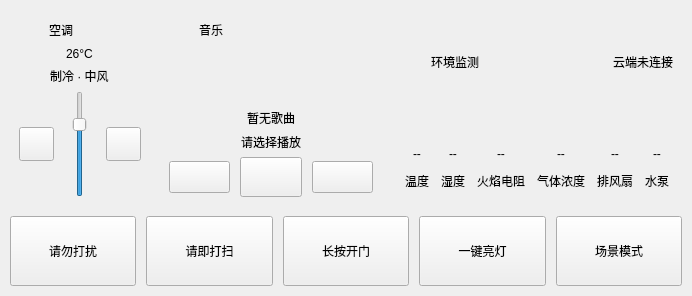
        <widget class="QWidget" name="pageRoom">
         <layout class="QVBoxLayout" name="pageRoomLayout">
          <property name="spacing"><number>10</number></property>
          <property name="leftMargin"><number>10</number></property>
          <property name="topMargin"><number>10</number></property>
          <property name="rightMargin"><number>10</number></property>
          <property name="bottomMargin"><number>10</number></property>
          <item>
           <layout class="QHBoxLayout" name="roomRow1">
            <property name="spacing"><number>10</number></property>
            <item>
             <widget class="QFrame" name="acCard">
              <property name="objectName"><string>panelCard</string></property>
              <property name="minimumSize"><size><width>140</width><height>0</height></size></property>
              <property name="maximumSize"><size><width>140</width><height>16777215</height></size></property>
              <layout class="QVBoxLayout" name="acCardLayout">
               <property name="spacing"><number>6</number></property>
               <item>
                <layout class="QHBoxLayout" name="acTitleRow">
                 <property name="spacing"><number>8</number></property>
                 <item>
                  <widget class="QLabel" name="acTitleIcon">
                   <property name="objectName"><string>sectionIcon</string></property>
                   <property name="minimumSize"><size><width>22</width><height>22</height></size></property>
                   <property name="maximumSize"><size><width>22</width><height>22</height></size></property>
                  </widget>
                 </item>
                 <item>
                  <widget class="QLabel" name="acTitle">
                   <property name="objectName"><string>cardTitle</string></property>
                   <property name="text"><string>空调</string></property>
                  </widget>
                 </item>
                </layout>
               </item>
               <item alignment="Qt::AlignCenter">
                <widget class="QLabel" name="acTempBig">
                 <property name="objectName"><string>heroAccent</string></property>
                 <property name="text"><string>26°C</string></property>
                </widget>
               </item>
               <item alignment="Qt::AlignCenter">
                <widget class="QLabel" name="acMode">
                 <property name="objectName"><string>cardSub</string></property>
                 <property name="text"><string>制冷 · 中风</string></property>
                </widget>
               </item>
               <item>
                <layout class="QHBoxLayout" name="acSliderLayout">
                 <item>
                  <widget class="QPushButton" name="btnAcMinus">
                   <property name="objectName"><string>circleBtn</string></property>
                   <property name="minimumSize"><size><width>34</width><height>34</height></size></property>
                   <property name="cursor"><cursorShape>PointingHandCursor</cursorShape></property>
                   <property name="icon">
                    <iconset resource="icons.qrc"><normaloff>:/icons/minus.png</normaloff></iconset>
                   </property>
                  </widget>
                 </item>
                 <item>
                  <widget class="QSlider" name="acSlider">
                   <property name="minimumSize">
                    <size>
                     <width>40</width>
                     <height>0</height>
                    </size>
                   </property>
                   <property name="orientation"><enum>Qt::Vertical</enum></property>
                   <property name="minimum"><number>16</number></property>
                   <property name="maximum"><number>30</number></property>
                   <property name="value"><number>26</number></property>
                  </widget>
                 </item>
                 <item>
                  <widget class="QPushButton" name="btnAcPlus">
                   <property name="objectName"><string>circleBtn</string></property>
                   <property name="minimumSize"><size><width>34</width><height>34</height></size></property>
                   <property name="cursor"><cursorShape>PointingHandCursor</cursorShape></property>
                   <property name="icon">
                    <iconset resource="icons.qrc"><normaloff>:/icons/plus.png</normaloff></iconset>
                   </property>
                  </widget>
                 </item>
                </layout>
               </item>
              </layout>
             </widget>
            </item>
            <item>
             <widget class="QFrame" name="musicCard">
              <property name="objectName"><string>panelCard</string></property>
              <property name="minimumSize"><size><width>222</width><height>0</height></size></property>
              <property name="maximumSize"><size><width>222</width><height>16777215</height></size></property>
              <layout class="QVBoxLayout" name="musicCardLayout">
               <property name="spacing"><number>6</number></property>
               <item>
                <layout class="QHBoxLayout" name="musicTitleRow">
                 <property name="spacing"><number>8</number></property>
                 <item>
                  <widget class="QLabel" name="musicTitleIcon">
                   <property name="objectName"><string>sectionIcon</string></property>
                   <property name="minimumSize"><size><width>22</width><height>22</height></size></property>
                   <property name="maximumSize"><size><width>22</width><height>22</height></size></property>
                  </widget>
                 </item>
                 <item>
                  <widget class="QLabel" name="musicTitle">
                   <property name="objectName"><string>cardTitle</string></property>
                   <property name="text"><string>音乐</string></property>
                  </widget>
                 </item>
                </layout>
               </item>
               <item alignment="Qt::AlignCenter">
                <widget class="QLabel" name="musicIcon">
                 <property name="objectName"><string>musicDisc</string></property>
                 <property name="minimumSize"><size><width>56</width><height>56</height></size></property>
                 <property name="maximumSize"><size><width>56</width><height>56</height></size></property>
                 <property name="alignment"><set>Qt::AlignCenter</set></property>
                </widget>
               </item>
               <item alignment="Qt::AlignCenter">
                <widget class="QLabel" name="musicSong">
                 <property name="objectName"><string>bodyMain</string></property>
                 <property name="minimumSize"><size><width>200</width><height>0</height></size></property>
                 <property name="maximumSize"><size><width>200</width><height>16777215</height></size></property>
                 <property name="alignment"><set>Qt::AlignCenter</set></property>
                 <property name="text"><string>暂无歌曲</string></property>
                </widget>
               </item>
               <item alignment="Qt::AlignCenter">
                <widget class="QLabel" name="musicHint">
                 <property name="objectName"><string>cardSub</string></property>
                 <property name="minimumSize"><size><width>200</width><height>0</height></size></property>
                 <property name="maximumSize"><size><width>200</width><height>16777215</height></size></property>
                 <property name="alignment"><set>Qt::AlignCenter</set></property>
                 <property name="text"><string>请选择播放</string></property>
                </widget>
               </item>
               <item>
                <layout class="QHBoxLayout" name="musicControls">
                 <property name="spacing"><number>10</number></property>
                 <item>
                  <widget class="QPushButton" name="btnPrev">
                   <property name="objectName"><string>circleBtn</string></property>
                   <property name="minimumSize"><size><width>32</width><height>32</height></size></property>
                   <property name="cursor"><cursorShape>PointingHandCursor</cursorShape></property>
                   <property name="icon">
                    <iconset resource="icons.qrc"><normaloff>:/icons/prev.png</normaloff></iconset>
                   </property>
                  </widget>
                 </item>
                 <item>
                  <widget class="QPushButton" name="btnPlay">
                   <property name="objectName"><string>circleBtnPrimary</string></property>
                   <property name="minimumSize"><size><width>40</width><height>40</height></size></property>
                   <property name="cursor"><cursorShape>PointingHandCursor</cursorShape></property>
                   <property name="icon">
                    <iconset resource="icons.qrc"><normaloff>:/icons/play.png</normaloff></iconset>
                   </property>
                  </widget>
                 </item>
                 <item>
                  <widget class="QPushButton" name="btnNext">
                   <property name="objectName"><string>circleBtn</string></property>
                   <property name="minimumSize"><size><width>32</width><height>32</height></size></property>
                   <property name="cursor"><cursorShape>PointingHandCursor</cursorShape></property>
                   <property name="icon">
                    <iconset resource="icons.qrc"><normaloff>:/icons/next.png</normaloff></iconset>
                   </property>
                  </widget>
                 </item>
                </layout>
               </item>
              </layout>
             </widget>
            </item>
            <item>
             <widget class="QFrame" name="envCard">
              <property name="objectName"><string>panelCard</string></property>
              <layout class="QVBoxLayout" name="envCardLayout">
               <property name="spacing"><number>8</number></property>
               <item>
                <layout class="QHBoxLayout" name="envTitleRow">
                 <property name="spacing"><number>8</number></property>
                 <item>
                  <widget class="QLabel" name="envTitleIcon">
                   <property name="objectName"><string>sectionIcon</string></property>
                   <property name="minimumSize"><size><width>22</width><height>22</height></size></property>
                   <property name="maximumSize"><size><width>22</width><height>22</height></size></property>
                  </widget>
                 </item>
                 <item>
                  <widget class="QLabel" name="envTitle">
                   <property name="objectName"><string>cardTitle</string></property>
                   <property name="text"><string>环境监测</string></property>
                  </widget>
                 </item>
                 <item>
                  <spacer name="envTitleSpacer">
                   <property name="orientation"><enum>Qt::Horizontal</enum></property>
                   <property name="sizeHint" stdset="0"><size><width>10</width><height>10</height></size></property>
                  </spacer>
                 </item>
                 <item>
                  <widget class="QLabel" name="envCloudStatus">
                   <property name="objectName"><string>cardSub</string></property>
                   <property name="text"><string>云端未连接</string></property>
                  </widget>
                 </item>
                </layout>
               </item>
               <item>
                <layout class="QHBoxLayout" name="sensorLayout">
                 <property name="spacing"><number>4</number></property>
                 <item>
                  <widget class="QFrame" name="sensorTemp">
                   <property name="objectName"><string>sensorBox</string></property>
                   <property name="minimumSize"><size><width>0</width><height>84</height></size></property>
                   <layout class="QVBoxLayout" name="sensorTempLayout">
                    <property name="spacing"><number>2</number></property>
                    <property name="leftMargin"><number>4</number></property>
                    <property name="topMargin"><number>4</number></property>
                    <property name="rightMargin"><number>4</number></property>
                    <property name="bottomMargin"><number>4</number></property>
                    <item alignment="Qt::AlignCenter">
                     <widget class="QLabel" name="sensorTempIcon">
                      <property name="objectName"><string>sectionIcon</string></property>
                      <property name="minimumSize"><size><width>20</width><height>20</height></size></property>
                      <property name="maximumSize"><size><width>20</width><height>20</height></size></property>
                     </widget>
                    </item>
                    <item alignment="Qt::AlignCenter">
                     <widget class="QLabel" name="sensorTempVal">
                      <property name="objectName"><string>sensorVal</string></property>
                      <property name="text"><string>--</string></property>
                     </widget>
                    </item>
                    <item alignment="Qt::AlignCenter">
                     <widget class="QLabel" name="sensorTempLabel">
                      <property name="objectName"><string>sensorLab</string></property>
                      <property name="text"><string>温度</string></property>
                     </widget>
                    </item>
                   </layout>
                  </widget>
                 </item>
                 <item>
                  <widget class="QFrame" name="sensorHumi">
                   <property name="objectName"><string>sensorBox</string></property>
                   <property name="minimumSize"><size><width>0</width><height>84</height></size></property>
                   <layout class="QVBoxLayout" name="sensorHumiLayout">
                    <property name="spacing"><number>2</number></property>
                    <property name="leftMargin"><number>4</number></property>
                    <property name="topMargin"><number>4</number></property>
                    <property name="rightMargin"><number>4</number></property>
                    <property name="bottomMargin"><number>4</number></property>
                    <item alignment="Qt::AlignCenter">
                     <widget class="QLabel" name="sensorHumiIcon">
                      <property name="objectName"><string>sectionIcon</string></property>
                      <property name="minimumSize"><size><width>20</width><height>20</height></size></property>
                      <property name="maximumSize"><size><width>20</width><height>20</height></size></property>
                     </widget>
                    </item>
                    <item alignment="Qt::AlignCenter">
                     <widget class="QLabel" name="sensorHumiVal">
                      <property name="objectName"><string>sensorVal</string></property>
                      <property name="text"><string>--</string></property>
                     </widget>
                    </item>
                    <item alignment="Qt::AlignCenter">
                     <widget class="QLabel" name="sensorHumiLabel">
                      <property name="objectName"><string>sensorLab</string></property>
                      <property name="text"><string>湿度</string></property>
                     </widget>
                    </item>
                   </layout>
                  </widget>
                 </item>
                 <item>
                  <widget class="QFrame" name="sensorCo2">
                   <property name="objectName"><string>sensorBox</string></property>
                   <property name="minimumSize"><size><width>0</width><height>84</height></size></property>
                   <layout class="QVBoxLayout" name="sensorCo2Layout">
                    <property name="spacing"><number>2</number></property>
                    <property name="leftMargin"><number>4</number></property>
                    <property name="topMargin"><number>4</number></property>
                    <property name="rightMargin"><number>4</number></property>
                    <property name="bottomMargin"><number>4</number></property>
                    <item alignment="Qt::AlignCenter">
                     <widget class="QLabel" name="sensorCo2Icon">
                      <property name="objectName"><string>sectionIcon</string></property>
                      <property name="minimumSize"><size><width>20</width><height>20</height></size></property>
                      <property name="maximumSize"><size><width>20</width><height>20</height></size></property>
                     </widget>
                    </item>
                    <item alignment="Qt::AlignCenter">
                     <widget class="QLabel" name="sensorCo2Val">
                      <property name="objectName"><string>sensorVal</string></property>
                      <property name="text"><string>--</string></property>
                     </widget>
                    </item>
                    <item alignment="Qt::AlignCenter">
                     <widget class="QLabel" name="sensorCo2Label">
                      <property name="objectName"><string>sensorLab</string></property>
                      <property name="text"><string>火焰电阻</string></property>
                     </widget>
                    </item>
                   </layout>
                  </widget>
                 </item>
                 <item>
                  <widget class="QFrame" name="sensorPm">
                   <property name="objectName"><string>sensorBox</string></property>
                   <property name="minimumSize"><size><width>0</width><height>84</height></size></property>
                   <layout class="QVBoxLayout" name="sensorPmLayout">
                    <property name="spacing"><number>2</number></property>
                    <property name="leftMargin"><number>4</number></property>
                    <property name="topMargin"><number>4</number></property>
                    <property name="rightMargin"><number>4</number></property>
                    <property name="bottomMargin"><number>4</number></property>
                    <item alignment="Qt::AlignCenter">
                     <widget class="QLabel" name="sensorPmIcon">
                      <property name="objectName"><string>sectionIcon</string></property>
                      <property name="minimumSize"><size><width>20</width><height>20</height></size></property>
                      <property name="maximumSize"><size><width>20</width><height>20</height></size></property>
                     </widget>
                    </item>
                    <item alignment="Qt::AlignCenter">
                     <widget class="QLabel" name="sensorPmVal">
                      <property name="objectName"><string>sensorVal</string></property>
                      <property name="text"><string>--</string></property>
                     </widget>
                    </item>
                    <item alignment="Qt::AlignCenter">
                     <widget class="QLabel" name="sensorPmLabel">
                      <property name="objectName"><string>sensorLab</string></property>
                      <property name="text"><string>气体浓度</string></property>
                     </widget>
                    </item>
                   </layout>
                  </widget>
                 </item>
                 <item>
                  <widget class="QFrame" name="sensorHcho">
                   <property name="objectName"><string>sensorBox</string></property>
                   <property name="minimumSize"><size><width>0</width><height>84</height></size></property>
                   <layout class="QVBoxLayout" name="sensorHchoLayout">
                    <property name="spacing"><number>2</number></property>
                    <property name="leftMargin"><number>4</number></property>
                    <property name="topMargin"><number>4</number></property>
                    <property name="rightMargin"><number>4</number></property>
                    <property name="bottomMargin"><number>4</number></property>
                    <item alignment="Qt::AlignCenter">
                     <widget class="QLabel" name="sensorHchoIcon">
                      <property name="objectName"><string>sectionIcon</string></property>
                      <property name="minimumSize"><size><width>20</width><height>20</height></size></property>
                      <property name="maximumSize"><size><width>20</width><height>20</height></size></property>
                     </widget>
                    </item>
                    <item alignment="Qt::AlignCenter">
                     <widget class="QLabel" name="sensorHchoVal">
                      <property name="objectName"><string>sensorVal</string></property>
                      <property name="text"><string>--</string></property>
                     </widget>
                    </item>
                    <item alignment="Qt::AlignCenter">
                     <widget class="QLabel" name="sensorHchoLabel">
                      <property name="objectName"><string>sensorLab</string></property>
                      <property name="text"><string>排风扇</string></property>
                     </widget>
                    </item>
                   </layout>
                  </widget>
                 </item>
                 <item>
                  <widget class="QFrame" name="sensorIon">
                   <property name="objectName"><string>sensorBox</string></property>
                   <property name="minimumSize"><size><width>0</width><height>84</height></size></property>
                   <layout class="QVBoxLayout" name="sensorIonLayout">
                    <property name="spacing"><number>2</number></property>
                    <property name="leftMargin"><number>4</number></property>
                    <property name="topMargin"><number>4</number></property>
                    <property name="rightMargin"><number>4</number></property>
                    <property name="bottomMargin"><number>4</number></property>
                    <item alignment="Qt::AlignCenter">
                     <widget class="QLabel" name="sensorIonIcon">
                      <property name="objectName"><string>sectionIcon</string></property>
                      <property name="minimumSize"><size><width>20</width><height>20</height></size></property>
                      <property name="maximumSize"><size><width>20</width><height>20</height></size></property>
                     </widget>
                    </item>
                    <item alignment="Qt::AlignCenter">
                     <widget class="QLabel" name="sensorIonVal">
                      <property name="objectName"><string>sensorVal</string></property>
                      <property name="text"><string>--</string></property>
                     </widget>
                    </item>
                    <item alignment="Qt::AlignCenter">
                     <widget class="QLabel" name="sensorIonLabel">
                      <property name="objectName"><string>sensorLab</string></property>
                      <property name="text"><string>水泵</string></property>
                     </widget>
                    </item>
                   </layout>
                  </widget>
                 </item>
                </layout>
               </item>
              </layout>
             </widget>
            </item>
           </layout>
          </item>
          <item>
           <layout class="QHBoxLayout" name="roomRow2">
            <property name="spacing"><number>10</number></property>
            <item>
             <widget class="QPushButton" name="btnDnd">
              <property name="objectName"><string>bigBtn</string></property>
              <property name="minimumSize"><size><width>0</width><height>70</height></size></property>
              <property name="cursor"><cursorShape>PointingHandCursor</cursorShape></property>
              <property name="text"><string>请勿打扰</string></property>
              <property name="checkable"><bool>true</bool></property>
              <property name="icon">
               <iconset resource="icons.qrc"><normaloff>:/icons/dnd.png</normaloff></iconset>
              </property>
             </widget>
            </item>
            <item>
             <widget class="QPushButton" name="btnClean">
              <property name="objectName"><string>bigBtn</string></property>
              <property name="minimumSize"><size><width>0</width><height>70</height></size></property>
              <property name="cursor"><cursorShape>PointingHandCursor</cursorShape></property>
              <property name="text"><string>请即打扫</string></property>
              <property name="checkable"><bool>true</bool></property>
              <property name="icon">
               <iconset resource="icons.qrc"><normaloff>:/icons/broom.png</normaloff></iconset>
              </property>
             </widget>
            </item>
            <item>
             <widget class="QPushButton" name="btnDoor">
              <property name="objectName"><string>bigBtn</string></property>
              <property name="minimumSize"><size><width>0</width><height>70</height></size></property>
              <property name="cursor"><cursorShape>PointingHandCursor</cursorShape></property>
              <property name="text"><string>长按开门</string></property>
              <property name="icon">
               <iconset resource="icons.qrc"><normaloff>:/icons/door.png</normaloff></iconset>
              </property>
             </widget>
            </item>
            <item>
             <widget class="QPushButton" name="btnLight">
              <property name="objectName"><string>bigBtn</string></property>
              <property name="minimumSize"><size><width>0</width><height>70</height></size></property>
              <property name="cursor"><cursorShape>PointingHandCursor</cursorShape></property>
              <property name="text"><string>一键亮灯</string></property>
              <property name="checkable"><bool>true</bool></property>
              <property name="icon">
               <iconset resource="icons.qrc"><normaloff>:/icons/bulb.png</normaloff></iconset>
              </property>
             </widget>
            </item>
            <item>
             <widget class="QPushButton" name="btnScene">
              <property name="objectName"><string>bigBtn</string></property>
              <property name="minimumSize"><size><width>0</width><height>70</height></size></property>
              <property name="cursor"><cursorShape>PointingHandCursor</cursorShape></property>
              <property name="text"><string>场景模式</string></property>
              <property name="checkable"><bool>true</bool></property>
              <property name="icon">
               <iconset resource="icons.qrc"><normaloff>:/icons/scene.png</normaloff></iconset>
              </property>
             </widget>
            </item>
           </layout>
          </item>
         </layout>
        </widget>
